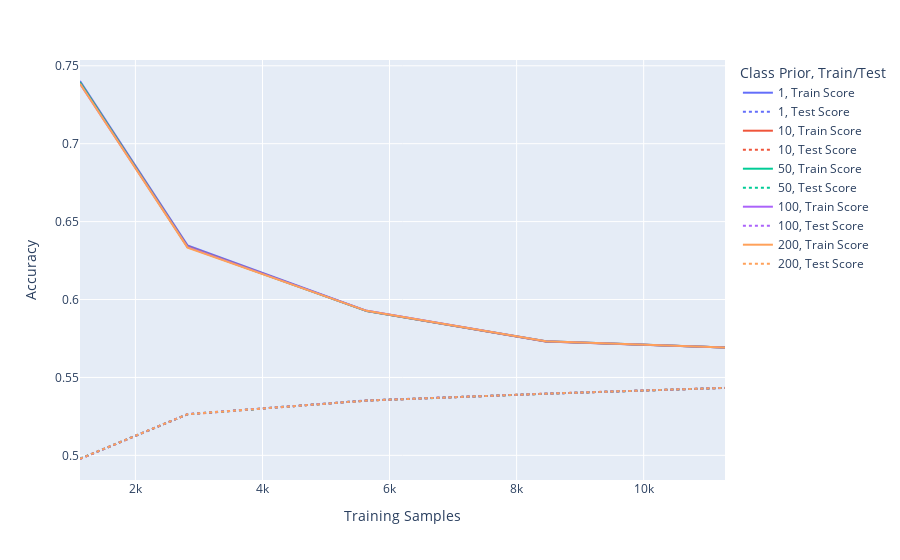
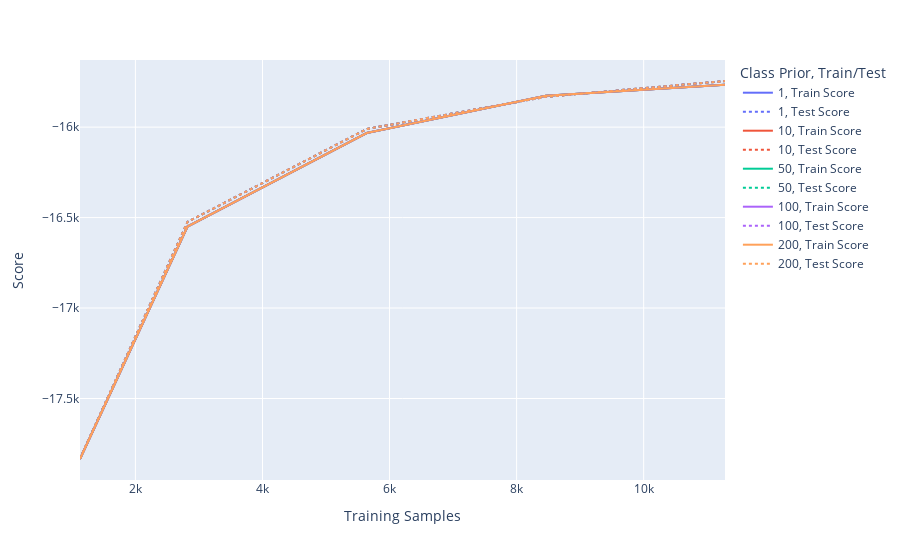

Notebook source saved alongside these figures, in order:
### Code cell
fig_acc = px.line(learning_df, x='Training Samples', y='Accuracy', line_dash='Train/Test', color='Class Prior')
fig_acc.show()

fig_score = px.line(learning_df, x='Training Samples', y='Score', line_dash='Train/Test', color='Class Prior')
fig_score.show()

### Figure 1 — Plotly figure (JSON) as saved in the notebook; plotly's stock layout.template omitted (floating-point values rounded to 4 significant figures)
{"data": [{"hovertemplate": "Class Prior=1<br>Train/Test=Train Score<br>Training Samples=%{x}<br>Accuracy=%{y}<extra></extra>", "legendgroup": "1, Train Score", "line": {"color": "#636efa", "dash": "solid"}, "mode": "lines", "name": "1, Train Score", "orientation": "v", "showlegend": true, "type": "scatter", "x": [1128, 2820, 5640, 8460, 11280], "xaxis": "x", "y": [0.7402, 0.6348, 0.5927, 0.573, 0.5692], "yaxis": "y"}, {"hovertemplate": "Class Prior=1<br>Train/Test=Test Score<br>Training Samples=%{x}<br>Accuracy=%{y}<extra></extra>", "legendgroup": "1, Test Score", "line": {"color": "#636efa", "dash": "dot"}, "mode": "lines", "name": "1, Test Score", "orientation": "v", "showlegend": true, "type": "scatter", "x": [1128, 2820, 5640, 8460, 11280], "xaxis": "x", "y": [0.4977, 0.5263, 0.5352, 0.5396, 0.5433], "yaxis": "y"}, {"hovertemplate": "Class Prior=10<br>Train/Test=Train Score<br>Training Samples=%{x}<br>Accuracy=%{y}<extra></extra>", "legendgroup": "10, Train Score", "line": {"color": "#EF553B", "dash": "solid"}, "mode": "lines", "name": "10, Train Score", "orientation": "v", "showlegend": true, "type": "scatter", "x": [1128, 2820, 5640, 8460, 11280], "xaxis": "x", "y": [0.7394, 0.634, 0.5926, 0.573, 0.5692], "yaxis": "y"}, {"hovertemplate": "Class Prior=10<br>Train/Test=Test Score<br>Training Samples=%{x}<br>Accuracy=%{y}<extra></extra>", "legendgroup": "10, Test Score", "line": {"color": "#EF553B", "dash": "dot"}, "mode": "lines", "name": "10, Test Score", "orientation": "v", "showlegend": true, "type": "scatter", "x": [1128, 2820, 5640, 8460, 11280], "xaxis": "x", "y": [0.4978, 0.5263, 0.5352, 0.5396, 0.5433], "yaxis": "y"}, {"hovertemplate": "Class Prior=50<br>Train/Test=Train Score<br>Training Samples=%{x}<br>Accuracy=%{y}<extra></extra>", "legendgroup": "50, Train Score", "line": {"color": "#00cc96", "dash": "solid"}, "mode": "lines", "name": "50, Train Score", "orientation": "v", "showlegend": true, "type": "scatter", "x": [1128, 2820, 5640, 8460, 11280], "xaxis": "x", "y": [0.7394, 0.6337, 0.5926, 0.5732, 0.5691], "yaxis": "y"}, {"hovertemplate": "Class Prior=50<br>Train/Test=Test Score<br>Training Samples=%{x}<br>Accuracy=%{y}<extra></extra>", "legendgroup": "50, Test Score", "line": {"color": "#00cc96", "dash": "dot"}, "mode": "lines", "name": "50, Test Score", "orientation": "v", "showlegend": true, "type": "scatter", "x": [1128, 2820, 5640, 8460, 11280], "xaxis": "x", "y": [0.4979, 0.5264, 0.5352, 0.5395, 0.5433], "yaxis": "y"}, {"hovertemplate": "Class Prior=100<br>Train/Test=Train Score<br>Training Samples=%{x}<br>Accuracy=%{y}<extra></extra>", "legendgroup": "100, Train Score", "line": {"color": "#ab63fa", "dash": "solid"}, "mode": "lines", "name": "100, Train Score", "orientation": "v", "showlegend": true, "type": "scatter", "x": [1128, 2820, 5640, 8460, 11280], "xaxis": "x", "y": [0.7385, 0.6337, 0.5927, 0.5732, 0.5691], "yaxis": "y"}, {"hovertemplate": "Class Prior=100<br>Train/Test=Test Score<br>Training Samples=%{x}<br>Accuracy=%{y}<extra></extra>", "legendgroup": "100, Test Score", "line": {"color": "#ab63fa", "dash": "dot"}, "mode": "lines", "name": "100, Test Score", "orientation": "v", "showlegend": true, "type": "scatter", "x": [1128, 2820, 5640, 8460, 11280], "xaxis": "x", "y": [0.4978, 0.5264, 0.5352, 0.5396, 0.5433], "yaxis": "y"}, {"hovertemplate": "Class Prior=200<br>Train/Test=Train Score<br>Training Samples=%{x}<br>Accuracy=%{y}<extra></extra>", "legendgroup": "200, Train Score", "line": {"color": "#FFA15A", "dash": "solid"}, "mode": "lines", "name": "200, Train Score", "orientation": "v", "showlegend": true, "type": "scatter", "x": [1128, 2820, 5640, 8460, 11280], "xaxis": "x", "y": [0.7385, 0.6333, 0.5927, 0.5733, 0.5692], "yaxis": "y"}, {"hovertemplate": "Class Prior=200<br>Train/Test=Test Score<br>Training Samples=%{x}<br>Accuracy=%{y}<extra></extra>", "legendgroup": "200, Test Score", "line": {"color": "#FFA15A", "dash": "dot"}, "mode": "lines", "name": "200, Test Score", "orientation": "v", "showlegend": true, "type": "scatter", "x": [1128, 2820, 5640, 8460, 11280], "xaxis": "x", "y": [0.4978, 0.5264, 0.5351, 0.5396, 0.5433], "yaxis": "y"}], "layout": {"legend": {"title": {"text": "Class Prior, Train/Test"}, "tracegroupgap": 0}, "margin": {"t": 60}, "xaxis": {"anchor": "y", "domain": [0, 1], "title": {"text": "Training Samples"}}, "yaxis": {"anchor": "x", "domain": [0, 1], "title": {"text": "Accuracy"}}}}

### Figure 2 — Plotly figure (JSON) as saved in the notebook; plotly's stock layout.template omitted (floating-point values rounded to 4 significant figures)
{"data": [{"hovertemplate": "Class Prior=1<br>Train/Test=Train Score<br>Training Samples=%{x}<br>Score=%{y}<extra></extra>", "legendgroup": "1, Train Score", "line": {"color": "#636efa", "dash": "solid"}, "mode": "lines", "name": "1, Train Score", "orientation": "v", "showlegend": true, "type": "scatter", "x": [1128, 2820, 5640, 8460, 11280], "xaxis": "x", "y": [-17830.0, -16550.0, -16030.0, -15830.0, -15770.0], "yaxis": "y"}, {"hovertemplate": "Class Prior=1<br>Train/Test=Test Score<br>Training Samples=%{x}<br>Score=%{y}<extra></extra>", "legendgroup": "1, Test Score", "line": {"color": "#636efa", "dash": "dot"}, "mode": "lines", "name": "1, Test Score", "orientation": "v", "showlegend": true, "type": "scatter", "x": [1128, 2820, 5640, 8460, 11280], "xaxis": "x", "y": [-17830.0, -16520.0, -16010.0, -15830.0, -15750.0], "yaxis": "y"}, {"hovertemplate": "Class Prior=10<br>Train/Test=Train Score<br>Training Samples=%{x}<br>Score=%{y}<extra></extra>", "legendgroup": "10, Train Score", "line": {"color": "#EF553B", "dash": "solid"}, "mode": "lines", "name": "10, Train Score", "orientation": "v", "showlegend": true, "type": "scatter", "x": [1128, 2820, 5640, 8460, 11280], "xaxis": "x", "y": [-17830.0, -16550.0, -16030.0, -15830.0, -15770.0], "yaxis": "y"}, {"hovertemplate": "Class Prior=10<br>Train/Test=Test Score<br>Training Samples=%{x}<br>Score=%{y}<extra></extra>", "legendgroup": "10, Test Score", "line": {"color": "#EF553B", "dash": "dot"}, "mode": "lines", "name": "10, Test Score", "orientation": "v", "showlegend": true, "type": "scatter", "x": [1128, 2820, 5640, 8460, 11280], "xaxis": "x", "y": [-17830.0, -16520.0, -16010.0, -15830.0, -15750.0], "yaxis": "y"}, {"hovertemplate": "Class Prior=50<br>Train/Test=Train Score<br>Training Samples=%{x}<br>Score=%{y}<extra></extra>", "legendgroup": "50, Train Score", "line": {"color": "#00cc96", "dash": "solid"}, "mode": "lines", "name": "50, Train Score", "orientation": "v", "showlegend": true, "type": "scatter", "x": [1128, 2820, 5640, 8460, 11280], "xaxis": "x", "y": [-17830.0, -16550.0, -16030.0, -15830.0, -15770.0], "yaxis": "y"}, {"hovertemplate": "Class Prior=50<br>Train/Test=Test Score<br>Training Samples=%{x}<br>Score=%{y}<extra></extra>", "legendgroup": "50, Test Score", "line": {"color": "#00cc96", "dash": "dot"}, "mode": "lines", "name": "50, Test Score", "orientation": "v", "showlegend": true, "type": "scatter", "x": [1128, 2820, 5640, 8460, 11280], "xaxis": "x", "y": [-17830.0, -16520.0, -16010.0, -15830.0, -15750.0], "yaxis": "y"}, {"hovertemplate": "Class Prior=100<br>Train/Test=Train Score<br>Training Samples=%{x}<br>Score=%{y}<extra></extra>", "legendgroup": "100, Train Score", "line": {"color": "#ab63fa", "dash": "solid"}, "mode": "lines", "name": "100, Train Score", "orientation": "v", "showlegend": true, "type": "scatter", "x": [1128, 2820, 5640, 8460, 11280], "xaxis": "x", "y": [-17830.0, -16550.0, -16030.0, -15830.0, -15770.0], "yaxis": "y"}, {"hovertemplate": "Class Prior=100<br>Train/Test=Test Score<br>Training Samples=%{x}<br>Score=%{y}<extra></extra>", "legendgroup": "100, Test Score", "line": {"color": "#ab63fa", "dash": "dot"}, "mode": "lines", "name": "100, Test Score", "orientation": "v", "showlegend": true, "type": "scatter", "x": [1128, 2820, 5640, 8460, 11280], "xaxis": "x", "y": [-17830.0, -16520.0, -16010.0, -15830.0, -15750.0], "yaxis": "y"}, {"hovertemplate": "Class Prior=200<br>Train/Test=Train Score<br>Training Samples=%{x}<br>Score=%{y}<extra></extra>", "legendgroup": "200, Train Score", "line": {"color": "#FFA15A", "dash": "solid"}, "mode": "lines", "name": "200, Train Score", "orientation": "v", "showlegend": true, "type": "scatter", "x": [1128, 2820, 5640, 8460, 11280], "xaxis": "x", "y": [-17830.0, -16550.0, -16030.0, -15830.0, -15770.0], "yaxis": "y"}, {"hovertemplate": "Class Prior=200<br>Train/Test=Test Score<br>Training Samples=%{x}<br>Score=%{y}<extra></extra>", "legendgroup": "200, Test Score", "line": {"color": "#FFA15A", "dash": "dot"}, "mode": "lines", "name": "200, Test Score", "orientation": "v", "showlegend": true, "type": "scatter", "x": [1128, 2820, 5640, 8460, 11280], "xaxis": "x", "y": [-17830.0, -16520.0, -16010.0, -15830.0, -15750.0], "yaxis": "y"}], "layout": {"legend": {"title": {"text": "Class Prior, Train/Test"}, "tracegroupgap": 0}, "margin": {"t": 60}, "xaxis": {"anchor": "y", "domain": [0, 1], "title": {"text": "Training Samples"}}, "yaxis": {"anchor": "x", "domain": [0, 1], "title": {"text": "Score"}}}}
